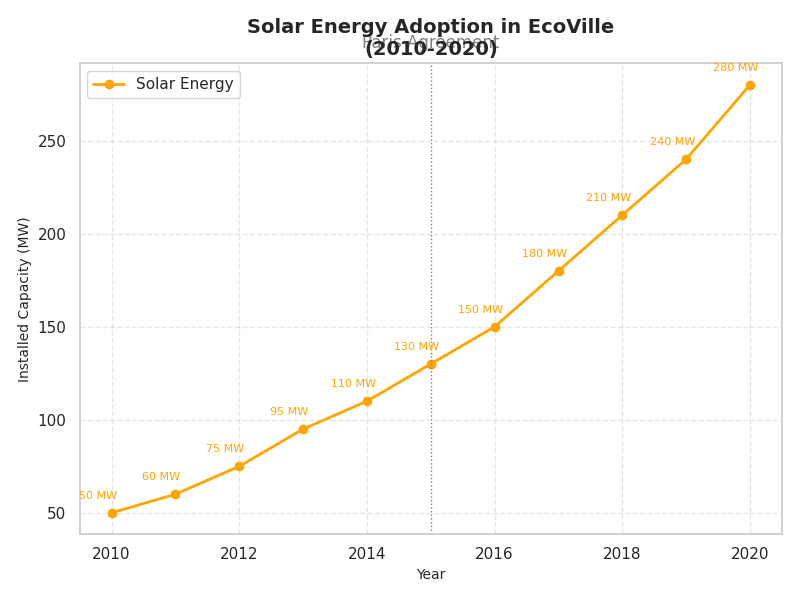

Source code (Python):
import matplotlib.pyplot as plt
import numpy as np

# Data for Renewable Energy Adoption in EcoVille
years = np.arange(2010, 2021)
solar_capacity = np.array([50, 60, 75, 95, 110, 130, 150, 180, 210, 240, 280])

# Set up single plot as Wind Energy is removed
fig, ax1 = plt.subplots(figsize=(8, 6))

# Subplot for Solar Energy
ax1.plot(years, solar_capacity, marker='o', linestyle='-', color='orange', label='Solar Energy', linewidth=2)

for i, (x, y) in enumerate(zip(years, solar_capacity)):
    ax1.annotate(f'{y} MW', (x, y), textcoords="offset points", xytext=(-10,10), ha='center', fontsize=8, color='orange')

ax1.set_title('Solar Energy Adoption in EcoVille\n(2010-2020)', fontsize=14, fontweight='bold')
ax1.set_xlabel('Year', fontsize=10)
ax1.set_ylabel('Installed Capacity (MW)', fontsize=10)
ax1.legend(loc='upper left')
ax1.grid(True, linestyle='--', alpha=0.5)
ax1.axvline(x=2015, color='gray', linestyle=':', linewidth=1)
ax1.text(2015, max(solar_capacity) + 20, 'Paris Agreement', ha='center', color='gray')

# Adjust layout
plt.tight_layout()

# Show the plot
plt.show()
